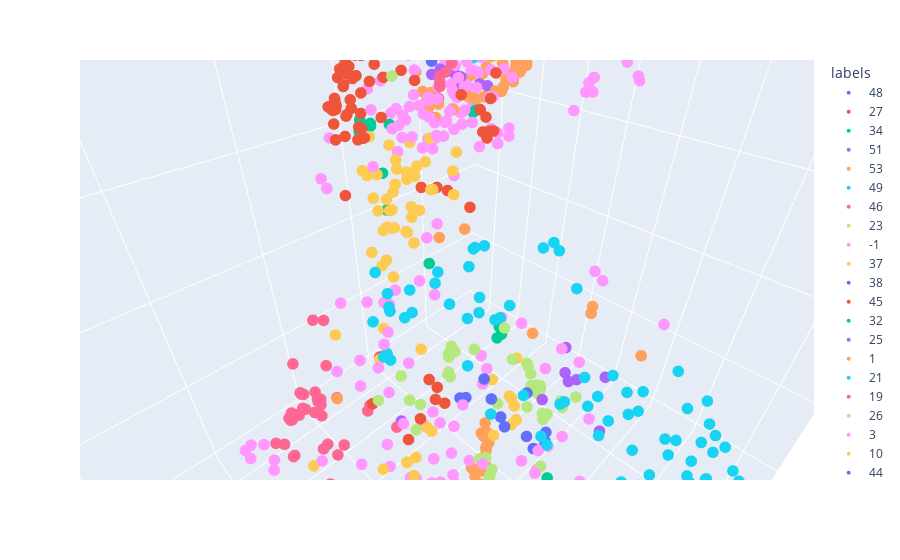

The cell this chart's notebook holds for it:
### Code cell
fig = px.scatter_3d(
    result, x='x', y='y', z='z',hover_name="headline",
    color='labels', labels={'color': 'species'}
)
fig.update_traces(marker_size=4)
fig.update_layout(
     height=1000)
fig.show()
